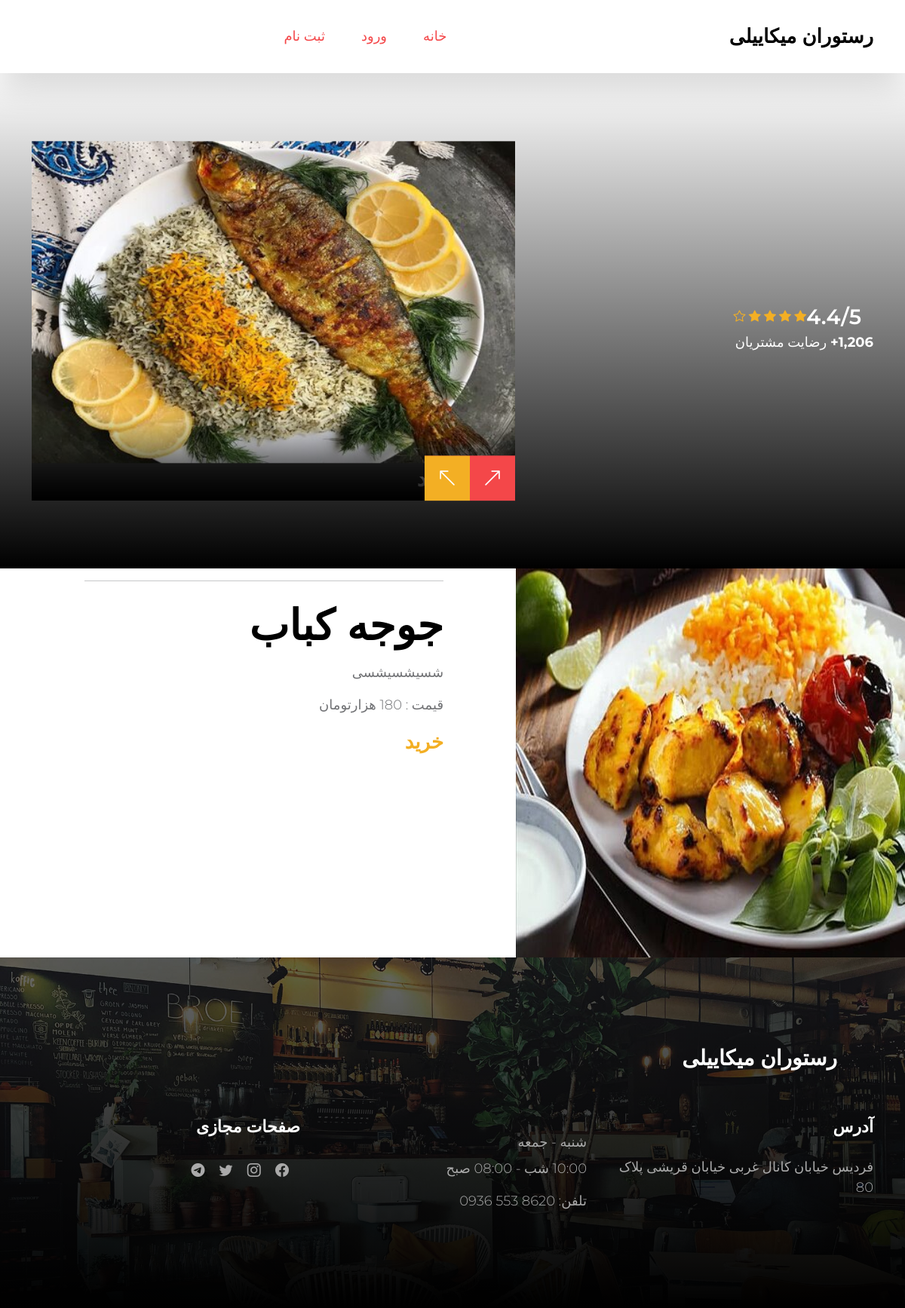
/1/, run on the app's committed database.
### food/models.py (models this page shows, shortened)
class Food(models.Model):
    user = models.ForeignKey(User, on_delete=models.CASCADE)
    name = models.CharField(max_length=50)
    price = models.CharField(max_length=50)
    description = models.TextField()
    created = models.DateTimeField(auto_now_add=True)
    published = models.DateTimeField(default=timezone.now)
    photo = models.ImageField(upload_to="food", null=True, blank=True)
    class Meta:
        ordering = ("name",)

### food/views.py (the view)
# urls.py: path("<int:pk>/", views.FoodDetail.as_view(), name="detail_page"),
class FoodDetail(DetailView):
    model = Food
    template_name = "about.html"
    context_object_name = "detail"

### templates/about.html (shortened to what this page needs)
{% extends 'base.html' %}
{% load static %}
    {% block content %}
    <section class="about_section layout_padding">
        <div class="container-fluid">
        <div class="row">
            <div class="col-md-6 px-0">
              <div class="img-box">
                <img src="{{detail.photo.url}}" alt="" />
              </div>
            </div>
            <div class="col-md-5">
              <div class="detail-box">
                <div class="heading_container">
                  <hr />
                  <h2>{{detail.name}}</h2>
                </div>
                <h5><p>{{detail.description}}</p><h4>
                <h5><p>قیمت :   {{detail.price}}</p><h5>
                <a href="{% url 'home_page'%}"> خرید </a>
              </div>
            </div>
          </div>
        </div>
      </section>
    {% endblock content %}

### static/css/tooplate-crispy-kitchen.css (style rules this page uses)
:root { --white-color: #FFFFFF; --primary-color: #f44749; --secondary-color: #f3af24; --section-bg-color: #F9F9F9; --dark-color: #000000; --title-color: #565758; --news-title-color: #292828; --p-color: #717275; --border-color: #eaeaea; --border-radius-default: .25rem; --body-font-family: 'Montserrat', sans-serif; --h1-font-size: 76px; --h2-font-size: 56px; --h3-font-size: 42px; --h4-font-size: 28px; --h5-font-size: 26px; --h6-font-size: 22px; --p-font-size: 18px; --menu-font-size: 18px; --category-font-size: 14px; --font-weight-light: 300; --font-weight-normal: 400; --font-weight-semibold: 600; --font-weight-bold: 700; }
body { background: var(--white-color); font-family: var(--body-font-family); position: relative; }
h2, h3, h4, h5, h6 { color: var(--dark-color); line-height: inherit; }
h1, h2, h3, h4, h5, h6 { font-weight: var(--font-weight-semibold); }
h1, h2 { font-weight: var(--font-weight-bold); }
h2 { font-size: var(--h2-font-size); }
h4 { font-size: var(--h4-font-size); }
h5 { font-size: var(--h5-font-size); }
p, .list .list-item { color: var(--p-color); font-size: var(--p-font-size); font-weight: var(--font-weight-light); }
a, button { touch-action: manipulation; transition: all 0.3s; }
a { color: var(--secondary-color); text-decoration: none; }

### data on the page
Food: photo (picture), name "جوجه کباب", description "شسیشسیشسی", price "180 هزارتومان"
